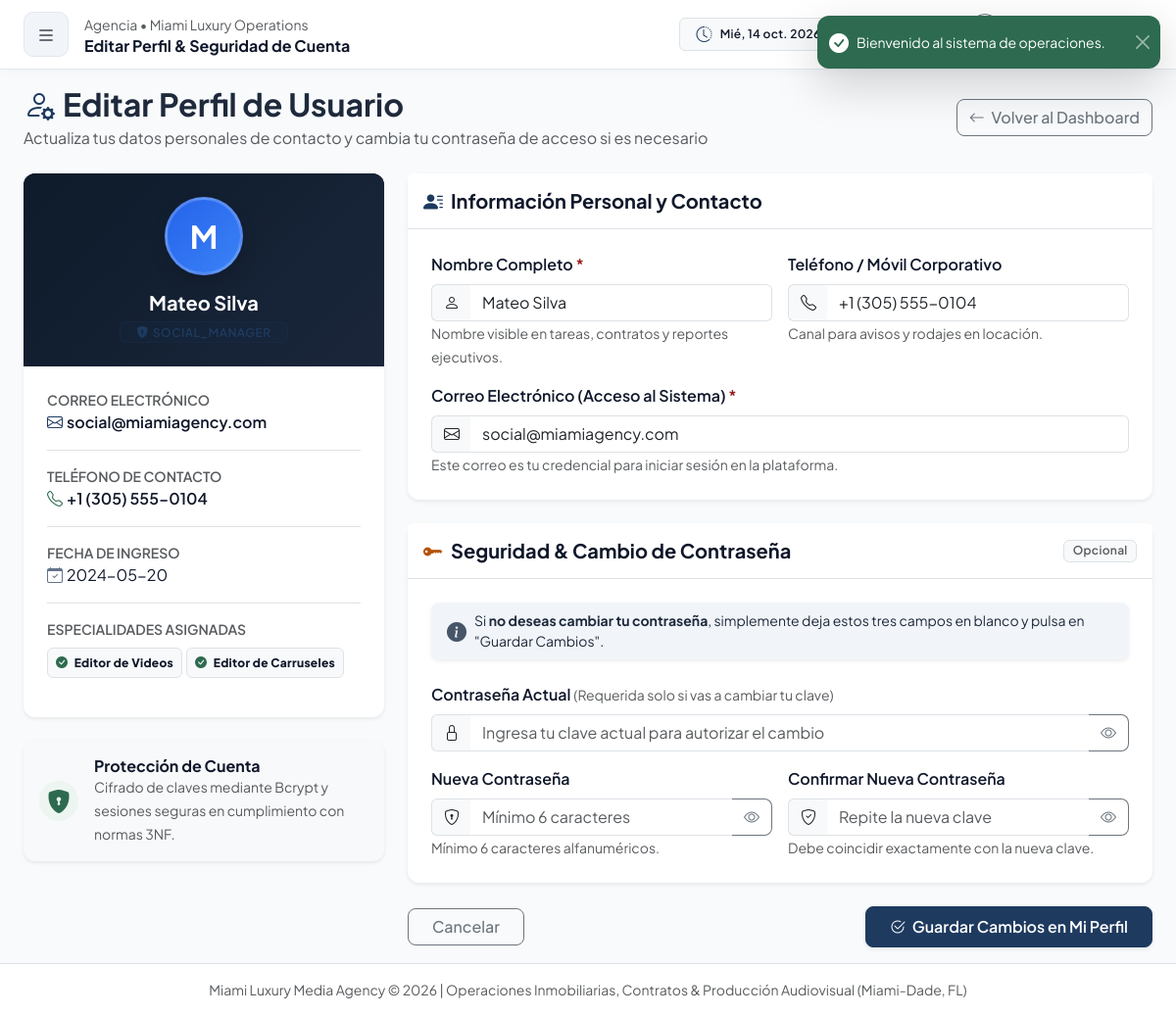
Page /public/profile (signed in) on the committed database.
### tables this page shows
CREATE TABLE IF NOT EXISTS users (
    id INT AUTO_INCREMENT PRIMARY KEY,
    email VARCHAR(191) NOT NULL UNIQUE,
    password_hash VARCHAR(255) NOT NULL,
    role_id INT NOT NULL,
    status VARCHAR(20) DEFAULT 'ACTIVO',
    created_at TIMESTAMP DEFAULT CURRENT_TIMESTAMP,
    updated_at TIMESTAMP DEFAULT CURRENT_TIMESTAMP ON UPDATE CURRENT_TIMESTAMP,
    INDEX idx_users_role (role_id),
    INDEX idx_users_status (status),
    CONSTRAINT fk_users_role FOREIGN KEY (role_id) REFERENCES roles(id) ON DELETE RESTRICT
);

CREATE TABLE IF NOT EXISTS employees (
    id INT AUTO_INCREMENT PRIMARY KEY,
    user_id INT NOT NULL UNIQUE,
    full_name VARCHAR(150) NOT NULL,
    phone VARCHAR(30) NULL,
    hire_date DATE NULL,
    created_at TIMESTAMP DEFAULT CURRENT_TIMESTAMP,
    updated_at TIMESTAMP DEFAULT CURRENT_TIMESTAMP ON UPDATE CURRENT_TIMESTAMP,
    INDEX idx_employees_user (user_id),
    CONSTRAINT fk_employees_user FOREIGN KEY (user_id) REFERENCES users(id) ON DELETE CASCADE
);

CREATE TABLE IF NOT EXISTS roles (
    id INT AUTO_INCREMENT PRIMARY KEY,
    name VARCHAR(50) NOT NULL UNIQUE,
    description VARCHAR(255) NULL,
    status VARCHAR(20) DEFAULT 'ACTIVO',
    created_at TIMESTAMP DEFAULT CURRENT_TIMESTAMP
);

CREATE TABLE IF NOT EXISTS specialties (
    id INT AUTO_INCREMENT PRIMARY KEY,
    code VARCHAR(50) NOT NULL UNIQUE,
    name VARCHAR(100) NOT NULL,
    description VARCHAR(255) NULL,
    status VARCHAR(20) DEFAULT 'ACTIVO',
    created_at TIMESTAMP DEFAULT CURRENT_TIMESTAMP
);

### app/Views/profile/edit.php (the view, shortened to what the rows shown need)
<div class="mb-4">
    <div class="d-flex justify-content-between align-items-center flex-wrap gap-2">
        <div>
            <h2 class="fw-bold mb-1"><i class="bi bi-person-gear text-primary me-2"></i>Editar Perfil de Usuario</h2>
        </div>
    </div>
</div>
<div class="row g-4">
    <div class="col-12 col-lg-4">
        <div class="card border-0 shadow-sm mb-4 text-center overflow-hidden">
            <div class="bg-dark py-4 text-white position-relative" style="background: linear-gradient(135deg, #0d1b2a 0%, #1b263b 100%);">
                <div class="avatar-circle mx-auto mb-3 shadow" style="width: 80px; height: 80px; background: linear-gradient(135deg, #2563eb, #3b82f6); border-radius: 50%; display: flex; align-items: center; justify-content: center; font-size: 2rem; color: #fff; font-weight: 700; border: 3px solid rgba(255,255,255,0.2);">
                    <?= strtoupper(mb_substr($profile['full_name'] ?? 'U', 0, 1)) ?>
                </div>
                <h5 class="fw-bold mb-1"><?= htmlspecialchars($profile['full_name'] ?? 'Usuario') ?></h5>
                <span class="badge <?= ($profile['role_name'] === 'JEFE_ADMIN') ? 'bg-warning text-dark' : 'bg-primary' ?> px-3 py-1 text-uppercase fw-semibold" style="letter-spacing: 0.5px;">
                    <i class="bi bi-shield-lock-fill me-1"></i><?= htmlspecialchars($profile['role_name'] ?? 'EMPLEADO') ?>
                </span>
            </div>
            <div class="card-body p-4 text-start">
                <div class="mb-3 pb-3 border-bottom">
                    <span class="text-muted small text-uppercase fw-semibold d-block">Correo Electrónico</span>
                    <span class="fw-semibold text-dark"><i class="bi bi-envelope me-1 text-primary"></i><?= htmlspecialchars($profile['email']) ?></span>
                </div>
                <div class="mb-3 pb-3 border-bottom">
                    <span class="text-muted small text-uppercase fw-semibold d-block">Teléfono de Contacto</span>
                    <span class="fw-semibold text-dark"><i class="bi bi-telephone me-1 text-success"></i><?= htmlspecialchars($profile['phone'] ?: 'No registrado') ?></span>
                </div>
                <?php if (!empty($profile['hire_date'])): ?>
                    <div class="mb-3 pb-3 border-bottom">
                        <span class="text-muted small text-uppercase fw-semibold d-block">Fecha de Ingreso</span>
                        <span class="text-dark"><i class="bi bi-calendar-check me-1 text-secondary"></i><?= htmlspecialchars($profile['hire_date']) ?></span>
                    </div>
                <?php endif; ?>
                <div class="mb-3">
                    <?php if (empty($profile['specialties'])): ?>
                        <span class="badge bg-light text-muted border">Sin especialidades específicas</span>
                    <?php else: ?>
                        <div class="d-flex flex-wrap gap-1">
                            <?php foreach ($profile['specialties'] as $spec): ?>
                                <span class="badge bg-light text-dark border p-2">
                                    <i class="bi bi-check-circle-fill text-success me-1"></i>
                                    <strong><?= htmlspecialchars($spec['name']) ?></strong>
                                </span>
                            <?php endforeach; ?>
                        </div>
                    <?php endif; ?>
                </div>
            </div>
        </div>
    </div>
    <div class="col-12 col-lg-8">
        <form action="<?= url('/profile') ?>" method="POST" id="editProfileForm">
            <div class="card border-0 shadow-sm mb-4">
                <div class="card-body p-4">
                    <div class="row g-3">
                        <div class="col-12 col-md-6">
                            <div class="input-group">
                                <span class="input-group-text bg-light border-end-0"><i class="bi bi-person"></i></span>
                                <input type="text" class="form-control border-start-0" id="full_name" name="full_name"
                                       value="<?= htmlspecialchars($profile['full_name'] ?? '') ?>" required placeholder="Ej: Carlos Mendoza">
                            </div>
                        </div>
                        <div class="col-12 col-md-6">
                            <div class="input-group">
                                <span class="input-group-text bg-light border-end-0"><i class="bi bi-telephone"></i></span>
                                <input type="text" class="form-control border-start-0" id="phone" name="phone"
                                       value="<?= htmlspecialchars($profile['phone'] ?? '') ?>" placeholder="Ej: +1 (305) 555-0199">
                            </div>
                        </div>
                        <div class="col-12">
                            <div class="input-group">
                                <span class="input-group-text bg-light border-end-0"><i class="bi bi-envelope"></i></span>
                                <input type="email" class="form-control border-start-0" id="email" name="email"
                                       value="<?= htmlspecialchars($profile['email'] ?? '') ?>" required placeholder="nombre@miamiagency.com">
                            </div>
                        </div>
                    </div>
                </div>
            </div>
        </form>
    </div>
</div>

### rows in the picture
users: employees.full_name "M", employees.full_name "Mateo Silva", role.name "SOCIAL_MANAGER", email "social@miamiagency.com", employees.phone "+1 (305) 555-0104", employees.hire_date "2024-05-20", full_name "Mateo Silva", phone "+1 (305) 555-0104"
specialties: name "Editor de Videos"
specialties: name "Editor de Carruseles"

### other values in the picture
$pageTitle "Editar Perfil & Seguridad de Cuenta"
$_SESSION['flash_success'] "Bienvenido al sistema de operaciones."
